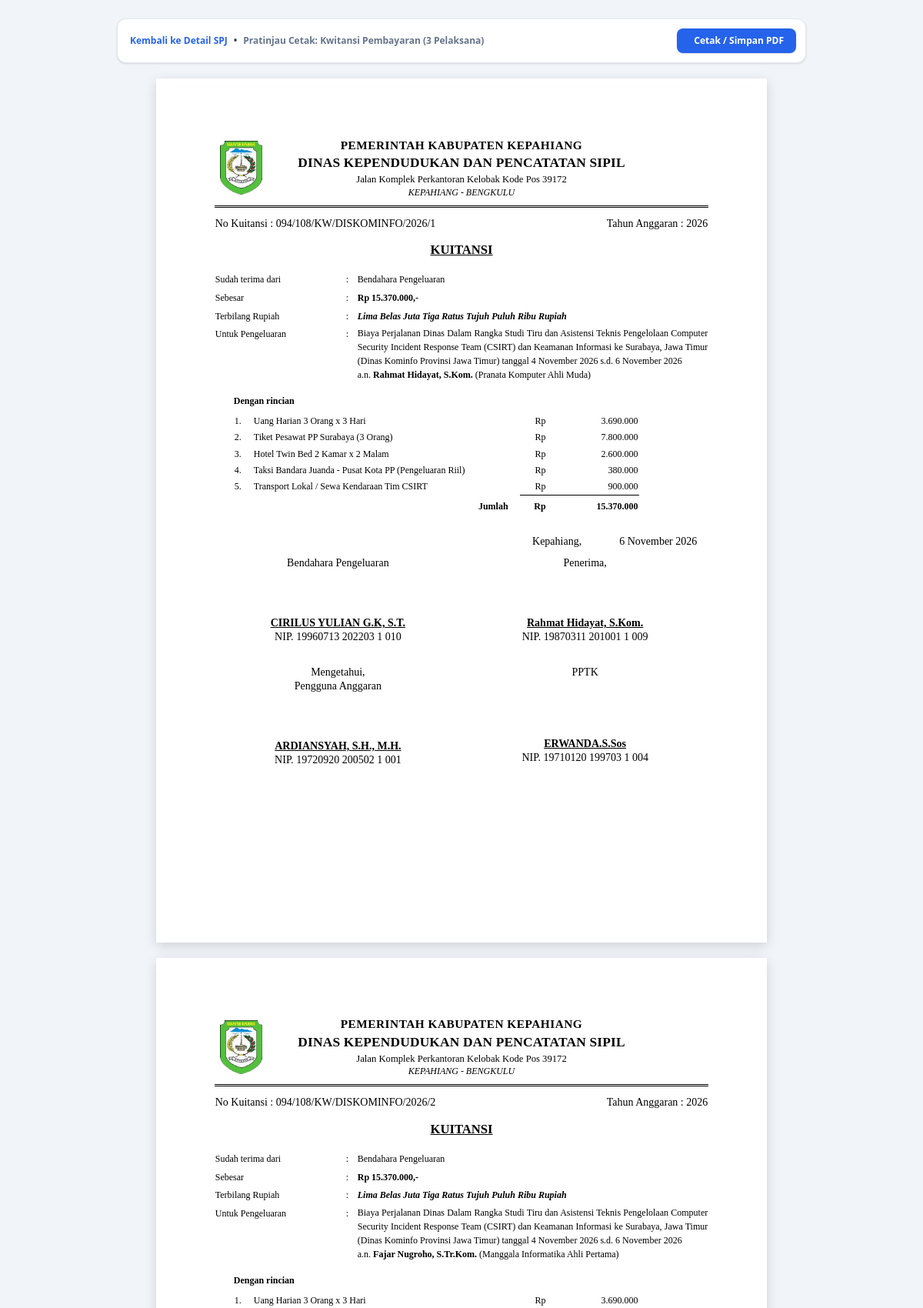
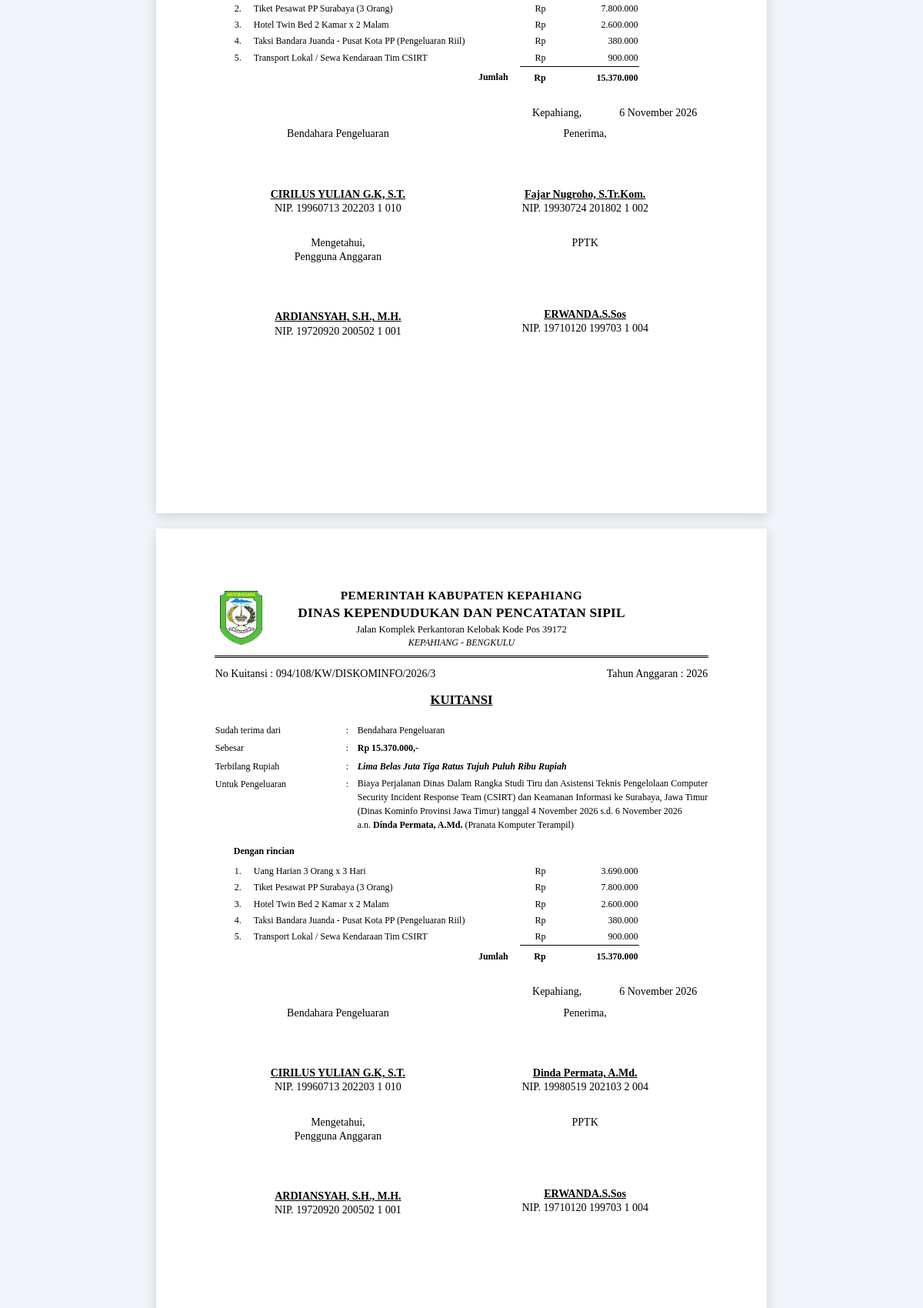
The app's page /spj/11/cetak/kwitansi (signed in, upper part) with its own data (2 pictures, top to bottom).
### tables this page shows
CREATE TABLE spj_peserta (
        id INTEGER PRIMARY KEY AUTOINCREMENT,
        spj_id INTEGER NOT NULL,
        nama TEXT NOT NULL,
        nip TEXT,
        pangkat_golongan TEXT,
        jabatan TEXT,
        urutan INTEGER DEFAULT 1,
        FOREIGN KEY (spj_id) REFERENCES spj (id) ON DELETE CASCADE
    );

CREATE TABLE settings (
        key TEXT PRIMARY KEY,
        value TEXT NOT NULL
    );

CREATE TABLE spj (
        id INTEGER PRIMARY KEY AUTOINCREMENT,
        nomor_spt TEXT,
        nomor_sppd TEXT,
        jenis_spt TEXT DEFAULT 'staf', -- 'kadis' or 'staf'
        tujuan TEXT NOT NULL,
        instansi_tujuan TEXT,
        maksud TEXT NOT NULL,
        dasar_hukum TEXT,
        tanggal_berangkat DATE NOT NULL,
        tanggal_pulang DATE NOT NULL,
        lama_hari INTEGER DEFAULT 1,
        tempat_berangkat TEXT DEFAULT 'Tempat Kedudukan',
        angkutan TEXT DEFAULT 'Pesawat Udara',
        mata_anggaran TEXT DEFAULT '5.1.02.04.01.0001 (Belanja Perjalanan Dinas Biasa)',
        status TEXT DEFAULT 'Draft', -- 'Draft', 'Disetujui', 'Selesai'
        created_at TIMESTAMP DEFAULT CURRENT_TIMESTAMP,
        updated_at TIMESTAMP DEFAULT CURRENT_TIMESTAMP
    , spt_penandatangan_nama TEXT, spt_penandatangan_nip TEXT, spt_penandatangan_pangkat TEXT, spt_penandatangan_jabatan TEXT, spt_penandatangan_an TEXT);

CREATE TABLE spj_biaya (
        id INTEGER PRIMARY KEY AUTOINCREMENT,
        spj_id INTEGER NOT NULL,
        jenis_biaya TEXT NOT NULL, -- 'uang_harian', 'taxi', 'transportasi', 'hotel', 'tiket_pesawat', 'tiket_kapal', 'lainnya'
        keterangan TEXT NOT NULL,
        kuantitas REAL DEFAULT 1,
        satuan TEXT DEFAULT 'Hari',
        tarif REAL DEFAULT 0,
        total REAL DEFAULT 0,
        termasuk_riil INTEGER DEFAULT 0, peserta_nama TEXT, -- 1 if included in Pengeluaran Riil
        FOREIGN KEY (spj_id) REFERENCES spj (id) ON DELETE CASCADE
    );

### app.py (the view)
@app.route('/spj/<int:spj_id>/cetak/kwitansi')
@login_required
def cetak_kwitansi(spj_id):
    conn = get_db()
    spj = conn.execute('SELECT * FROM spj WHERE id = ?', (spj_id,)).fetchone()
    if not spj:
        conn.close()
        abort(404)
    peserta = conn.execute('SELECT * FROM spj_peserta WHERE spj_id = ? ORDER BY urutan ASC', (spj_id,)).fetchall()
    biaya = conn.execute('SELECT * FROM spj_biaya WHERE spj_id = ? ORDER BY id ASC', (spj_id,)).fetchall()
    conn.close()
    s = get_settings()
    total_biaya = sum(b['total'] for b in biaya)
    return render_template('print/kwitansi_print.html', spj=spj, peserta=peserta, biaya=biaya, total_biaya=total_biaya, s=s)

### app.py (called while the page is built)
@app.context_processor
def inject_pegawai_list():
    return dict(pegawai_list=get_pegawai_list())

def login_required(f):
    @wraps(f)
    def decorated_function(*args, **kwargs):
        if 'user_id' not in session:
            flash('Silakan masuk (login) terlebih dahulu untuk mengakses sistem.', 'warning')
            return redirect(url_for('login', next=request.url))
        return f(*args, **kwargs)
    return decorated_function

### database.py (called while the page is built)
def get_db():
    conn = sqlite3.connect(DB_PATH)
    conn.row_factory = sqlite3.Row
    return conn

def get_pegawai_list():
    conn = get_db()
    rows = conn.execute('SELECT * FROM pegawai ORDER BY id ASC').fetchall()
    conn.close()
    return rows

def get_settings():
    conn = get_db()
    rows = conn.execute('SELECT key, value FROM settings').fetchall()
    conn.close()
    return {r['key']: r['value'] for r in rows}

### helpers.py (called while the page is built)
def format_rupiah(val):
    try:
        val = float(val or 0)
        return "Rp " + "{:,.0f}".format(val).replace(",", ".")
    except Exception:
        return "Rp 0"

def terbilang(val):
    try:
        n = int(round(float(val or 0)))
        if n == 0:
            return "Nol Rupiah"
        if num2words:
            kata = num2words(n, lang='id').title()
            return f"{kata} Rupiah"
        else:
            return _terbilang_manual(n) + " Rupiah"
    except Exception as e:
        return f"{val} Rupiah"

def format_tanggal(val):
    if not val:
        return "-"
    try:
        if isinstance(val, str):
            dt = datetime.datetime.strptime(val.strip(), "%Y-%m-%d")
        else:
            dt = val
        return f"{dt.day} {BULAN_INDONESIA.get(dt.month, '')} {dt.year}"
    except Exception:
        return str(val)

def clean_uraian(keterangan, nama=None):
    if not keterangan:
        return ""
    text = str(keterangan).strip()
    if nama and str(nama).strip():
        clean_nama = re.escape(str(nama).strip())
        text = re.sub(rf'\s*-\s*{clean_nama}.*$', '', text, flags=re.IGNORECASE)
    text = re.sub(r'\s*-\s*Pelaksana\s*\d+.*$', '', text, flags=re.IGNORECASE)
    return text.strip()

### templates/print/kwitansi_print.html (shortened to what this page needs)
<!DOCTYPE html>
<html lang="id">
<head>
    <link rel="stylesheet" href="{{ url_for('static', filename='css/print.css') }}">
    <script src="https://cdn.tailwindcss.com"></script>
</head>
<body class="bg-slate-100 py-6">
    <div class="no-print max-w-4xl mx-auto mb-4 flex items-center justify-between bg-white p-3 rounded-xl shadow border border-slate-200">
        <div class="flex items-center gap-2 text-xs font-semibold text-slate-700">
            <a href="{{ url_for('spj_detail', spj_id=spj.id) }}" class="text-blue-600 hover:underline flex items-center gap-1">
                 Kembali ke Detail SPJ
            </a>
            <span>•</span>
            <span class="text-slate-500">Pratinjau Cetak: Kwitansi Pembayaran ({{ peserta|length }} Pelaksana)</span>
        </div>
        <div>
            <button onclick="window.print()" class="px-4 py-2 bg-blue-600 hover:bg-blue-700 text-white rounded-lg text-xs font-bold shadow flex items-center gap-1.5">
                <span>Cetak / Simpan PDF</span>
            </button>
        </div>
    </div>
    {% set target_peserta = peserta if peserta else [{'nama': s.pejabat_kadis_nama, 'nip': s.pejabat_kadis_nip, 'pangkat_golongan': s.pejabat_kadis_pangkat, 'jabatan': s.pejabat_kadis_jabatan}] %}
    {% for p in target_peserta %}
    {% set ns = namespace(total=0, count=0) %}
    {% for b in biaya %}
        {% if b.peserta_nama == p.nama or not b.peserta_nama or target_peserta|length == 1 %}
            {% set ns.count = ns.count + 1 %}
            {% set ns.total = ns.total + b.total %}
        {% endif %}
    {% endfor %}
    <div class="printable-sheet naskah-dinas">
        {% set force_kop = 'staf' %}
        {% include 'print/_kop_surat.html' %}
        <table style="width: 100%; font-size: 10.5pt; margin-top: -6px; margin-bottom: 12px;">
            <tr>
                <td style="text-align: left; font-weight: 500;">
                    No Kuitansi : {{ spj.nomor_sppd|replace('SPPD', 'KW') if 'SPPD' in spj.nomor_sppd else ('KW/' + spj.nomor_sppd) }}{% if target_peserta|length > 1 %}/{{ loop.index }}{% endif %}
                </td>
                <td style="text-align: right; font-weight: 500;">
                    Tahun Anggaran : 2026
                </td>
            </tr>
        </table>
        <div class="judul-dokumen" style="margin-top: 4px; margin-bottom: 16px;">KUITANSI</div>
        <table class="w-full text-xs" style="line-height: 1.8; margin-bottom: 16px;">
            <tr>
                <td style="width: 170px; font-weight: 500;">Sudah terima dari</td>
                <td style="width: 15px;">:</td>
                <td>Bendahara Pengeluaran</td>
            </tr>
            <tr>
                <td style="font-weight: 500;">Sebesar</td>
                <td>:</td>
                <td style="font-weight: bold;">Rp {{ format_rupiah(ns.total)|replace('Rp ', '') }},-</td>
            </tr>
            <tr>
                <td style="font-weight: 500;">Terbilang Rupiah</td>
                <td>:</td>
                <td style="font-weight: bold; font-style: italic;">{{ terbilang(ns.total) }}</td>
            </tr>
            <tr>
                <td style="font-weight: 500; vertical-align: top;">Untuk Pengeluaran</td>
                <td style="vertical-align: top;">:</td>
                <td style="vertical-align: top; text-align: justify; line-height: 1.5;">
                    Biaya Perjalanan Dinas Dalam Rangka {{ spj.maksud }} ke {{ spj.tujuan }}{% if spj.instansi_tujuan %} ({{ spj.instansi_tujuan }}){% endif %} tanggal {% if spj.tanggal_berangkat == spj.tanggal_pulang %}{{ format_tanggal(spj.tanggal_berangkat) }}{% else %}{{ format_tanggal(spj.tanggal_berangkat) }} s.d. {{ format_tanggal(spj.tanggal_pulang) }}{% endif %}
                    {% if target_peserta|length > 1 %}
                    <br>a.n. <strong>{{ p.nama }}</strong> ({{ p.jabatan if p.jabatan else (p.pangkat_golongan or 'Pelaksana') }})
                    {% endif %}
                </td>
            </tr>
        </table>
        <div class="text-xs font-semibold mb-2" style="margin-left: 25px;">Dengan rincian</div>
        <table class="text-xs" style="width: 82%; margin-left: 25px; line-height: 1.6; border-collapse: collapse; margin-bottom: 20px;">
            {% set ns_table = namespace(subtotal=0, idx=0) %}
            {% for b in biaya %}
                {% if b.peserta_nama == p.nama or not b.peserta_nama or target_peserta|length == 1 %}
                    {% set ns_table.idx = ns_table.idx + 1 %}
                    {% set ns_table.subtotal = ns_table.subtotal + b.total %}
                    <tr>
                        <td style="width: 25px; vertical-align: top;">{{ ns_table.idx }}.</td>
                        <td style="vertical-align: top;">{{ clean_uraian(b.keterangan, p.nama) }}</td>
                        <td style="width: 35px; text-align: right; vertical-align: top;">Rp</td>
                        <td style="width: 120px; text-align: right; vertical-align: top; font-family: 'Times New Roman', serif;">{{ format_rupiah(b.total)|replace('Rp ', '') }}</td>
                    </tr>
                {% endif %}
            {% endfor %}
            <tr>
                <td colspan="2" style="text-align: right; font-weight: bold; padding-top: 5px; padding-right: 15px;">Jumlah</td>
                <td style="border-top: 1px solid #000; font-weight: bold; text-align: right; padding-top: 5px;">Rp</td>
                <td style="border-top: 1px solid #000; font-weight: bold; text-align: right; padding-top: 5px;">{{ format_rupiah(ns_table.subtotal)|replace('Rp ', '') }}</td>
            </tr>
        </table>
        <div class="ttd-box" style="margin-top: 25px;">
            <div style="text-align: right; font-size: 10.5pt; margin-bottom: 8px; margin-right: 15px;">
                {{ s.instansi_kota or 'Kepahiang' }}, &nbsp;&nbsp;&nbsp;&nbsp;&nbsp;&nbsp;&nbsp;&nbsp;&nbsp;&nbsp;&nbsp;&nbsp; {{ format_tanggal(spj.tanggal_pulang) }}
            </div>
            <table style="width: 100%; font-size: 10.5pt; line-height: 1.3; margin-bottom: 25px;">
                <tr>
                    <td style="width: 50%; vertical-align: top; text-align: center;">
                        <div>Bendahara Pengeluaran</div>
                        <div style="height: 60px;"></div>
                        <div style="font-weight: bold; text-decoration: underline;">{{ s.pejabat_bendahara_nama }}</div>
                        <div>NIP. {{ s.pejabat_bendahara_nip }}</div>
                    </td>
                    <td style="width: 50%; vertical-align: top; text-align: center;">
                        <div>Penerima,</div>
                        <div style="height: 60px;"></div>
                        <div style="font-weight: bold; text-decoration: underline;">{{ p.nama }}</div>
                        <div>NIP. {{ p.nip if p.nip else '-' }}</div>
                    </td>
                </tr>
            </table>
            <table style="width: 100%; font-size: 10.5pt; line-height: 1.3;">
                <tr>
                    <td style="width: 50%; vertical-align: top; text-align: center;">
                        <div>Mengetahui,</div>
                        <div style="font-weight: 500;">Pengguna Anggaran</div>
                        <div style="height: 60px;"></div>
                        <div style="font-weight: bold; text-decoration: underline;">{{ s.pejabat_kadis_nama }}</div>
                        <div>NIP. {{ s.pejabat_kadis_nip }}</div>
                    </td>
                    <td style="width: 50%; vertical-align: top; text-align: center;">
                        <div>PPTK</div>
                        <div style="height: 75px;"></div>
                        <div style="font-weight: bold; text-decoration: underline;">{{ s.pejabat_pptk_nama }}</div>
                        <div>NIP. {{ s.pejabat_pptk_nip }}</div>
                    </td>
                </tr>
            </table>
        </div>
    </div>
    {% endfor %}
</body>
</html>

### templates/print/_kop_surat.html
{% set kop = get_kop(s, force_kop if force_kop is defined and force_kop else (spj.jenis_spt if spj else 'staf')) %}
<div class="kop-surat">
    <table class="kop-table">
        <tr>
            {% if kop.logo %}
            <td class="kop-logo-cell">
                <img src="{{ kop.logo }}" alt="Logo Instansi" class="kop-logo-img">
            </td>
            {% endif %}
            <td class="kop-text-cell">
                <div class="kop-instansi-induk">{{ kop.instansi_induk }}</div>
                <div class="kop-instansi-nama">{{ kop.instansi_nama }}</div>
                <div class="kop-alamat">{{ kop.alamat }}</div>
                <div class="kop-kontak">{{ kop.kontak }}</div>
            </td>
            {% if kop.logo %}
            <td class="kop-spacer-cell"></td>
            {% endif %}
        </tr>
    </table>
</div>

### static/css/print.css (style rules this page uses)
.naskah-dinas { font-family: 'Times New Roman', 'Tinos', serif; color: #000; line-height: 1.4; background: #fff; font-size: 11pt; }
.kop-surat { text-align: center; position: relative; padding-bottom: 8px; margin-bottom: 16px; border-bottom: 3px double #000; }
.kop-table { width: 100%; border-collapse: collapse; border: none; margin: 0; padding: 0; }
.kop-table td { border: none; padding: 0; }
.kop-logo-cell { width: 70px; vertical-align: middle; text-align: center; padding-right: 8px; }
.kop-logo-img { max-height: 70px; max-width: 70px; width: auto; height: auto; object-fit: contain; display: block; margin: 0 auto; }
.kop-text-cell { text-align: center; vertical-align: middle; padding: 0 4px; }
.kop-spacer-cell { width: 70px; }
.kop-instansi-induk { font-size: 11.5pt; font-weight: 700; letter-spacing: 0.5px; text-transform: uppercase; margin: 0; }
.kop-instansi-nama { font-size: 13pt; font-weight: 800; letter-spacing: 0.2px; text-transform: uppercase; margin: 1px 0; white-space: nowrap; }
.kop-alamat { font-size: 9.5pt; font-weight: 400; margin: 0; line-height: 1.3; }
.kop-kontak { font-size: 9pt; font-style: italic; margin: 0; }
.judul-dokumen { text-align: center; font-weight: 700; font-size: 12.5pt; text-transform: uppercase; text-decoration: underline; margin-top: 10px; margin-bottom: 2px; }
.ttd-box { margin-top: 30px; width: 100%; page-break-inside: avoid; }
.printable-sheet { background: #fff; width: 210mm; min-height: 297mm; padding: 20mm; margin: 20px auto; box-shadow: 0 4px 15px rgba(0,0,0,0.15); box-sizing: border-box; }

### records on screen
spj_peserta: logo (picture), total "15.370.000", terbilang "Lima Belas Juta Tiga Ratus Tujuh Puluh Ribu Rupiah", nama "Rahmat Hidayat, S.Kom.", jabatan "Pranata Komputer Ahli Muda", subtotal "15.370.000", nip "19870311 201001 1 009"
settings: instansi_induk "PEMERINTAH KABUPATEN KEPAHIANG"
settings: instansi_nama "DINAS KEPENDUDUKAN DAN PENCATATAN SIPIL"
settings: alamat "Jalan Komplek Perkantoran Kelobak Kode Pos 39172"
settings: kontak "KEPAHIANG - BENGKULU"
spj: nomor_sppd "094/108/KW/DISKOMINFO/2026", maksud "Studi Tiru dan Asistensi Teknis Pengelolaan Computer Security Incident Response Team (CSIRT) dan Keamanan Informasi", tujuan "Surabaya, Jawa Timur", instansi_tujuan "Dinas Kominfo Provinsi Jawa Timur", tanggal_berangkat "4 November 2026", tanggal_pulang "6 November 2026"
spj_biaya: idx "1", keterangan.nama "Uang Harian 3 Orang x 3 Hari", total "3.690.000"
spj_biaya: idx "2", keterangan.nama "Tiket Pesawat PP Surabaya (3 Orang)", total "7.800.000"
spj_biaya: idx "3", keterangan.nama "Hotel Twin Bed 2 Kamar x 2 Malam", total "2.600.000"
spj_biaya: idx "4", keterangan.nama "Taksi Bandara Juanda - Pusat Kota PP (Pengeluaran Riil)", total "380.000"
spj_biaya: idx "5", keterangan.nama "Transport Lokal / Sewa Kendaraan Tim CSIRT", total "900.000"
settings: value "Kepahiang"
settings: pejabat_bendahara_nama "CIRILUS YULIAN G.K, S.T."
settings: pejabat_bendahara_nip "19960713 202203 1 010"
settings: pejabat_kadis_nama "ARDIANSYAH, S.H., M.H."
settings: pejabat_kadis_nip "19720920 200502 1 001"
settings: pejabat_pptk_nama "ERWANDA.S.Sos"
settings: pejabat_pptk_nip "19710120 199703 1 004"
spj_peserta: logo (picture), total "15.370.000", terbilang "Lima Belas Juta Tiga Ratus Tujuh Puluh Ribu Rupiah", nama "Fajar Nugroho, S.Tr.Kom.", jabatan "Manggala Informatika Ahli Pertama", subtotal "15.370.000", nip "19930724 201802 1 002"
spj_peserta: logo (picture), total "15.370.000", terbilang "Lima Belas Juta Tiga Ratus Tujuh Puluh Ribu Rupiah", nama "Dinda Permata, A.Md.", jabatan "Pranata Komputer Terampil", subtotal "15.370.000", nip "19980519 202103 2 004"

### other values on screen
{{ peserta|length }} "3"
